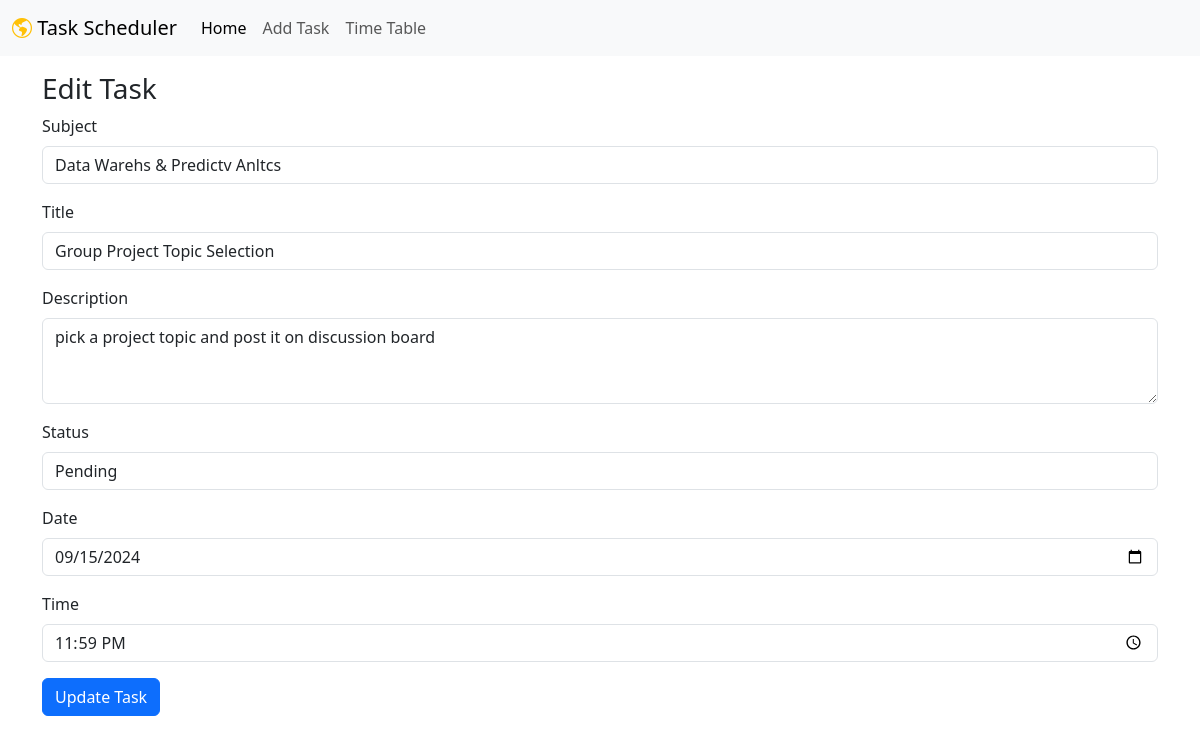
The app's page /edit/1, older data.
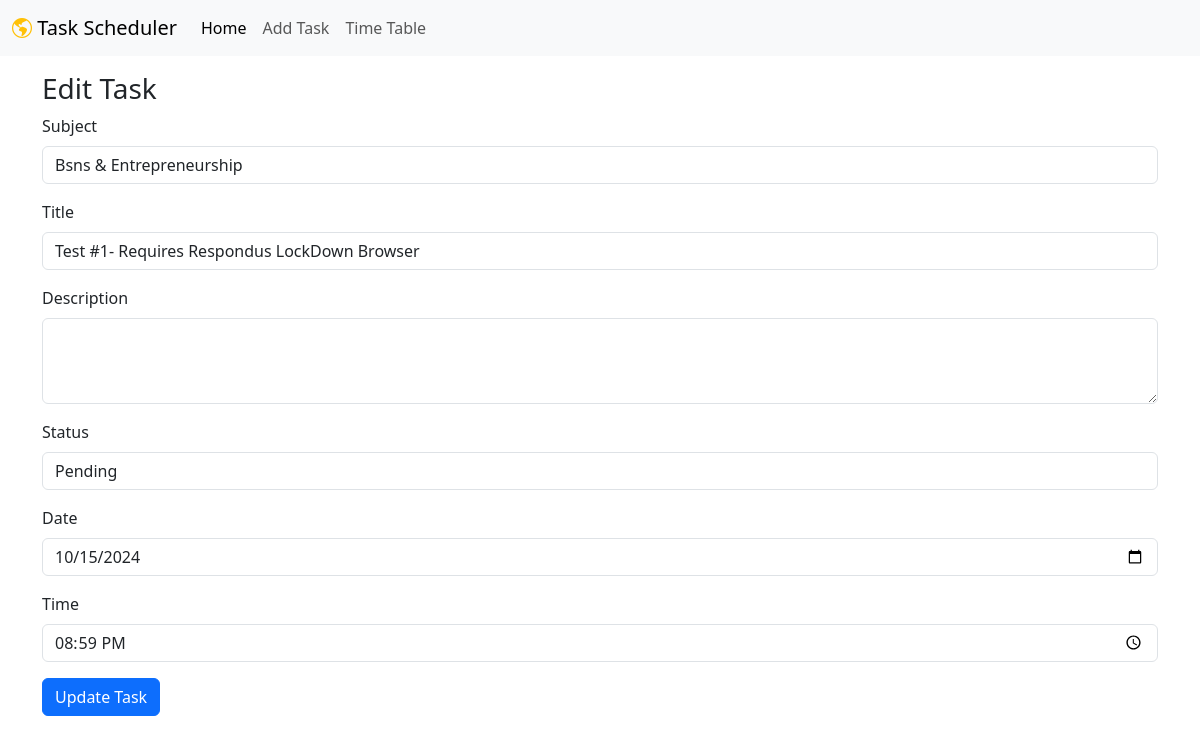
The same page, newer data.
### models.py (models this page shows)
class Task(Base):
    __tablename__ = "tasks"
    id = Column(Integer, primary_key=True)
    title = Column(String, index=True)
    description = Column(String, index=True)
    subject = Column(String, index=True)
    status = Column(String, index=True, default="pending")
    date = Column(Date, index=True, default=date.today)
    time = Column(Time, index=True, default=time(
        11, 59))  # Default to 00:00:00
    owner_id = Column(Integer, ForeignKey("users.id"))
    owner = relationship("User", back_populates="items")

### main.py (the view)
@app.get("/edit/{task_id}")
def edit_task_form(request: Request, task_id: int, db: Session = Depends(get_db)):
    task = db.query(models.Task).filter(models.Task.id == task_id).first()
    if not task:
        raise HTTPException(status_code=404, detail="Task not found")
    return templates.TemplateResponse("edit-task.html", {"request": request, "task": task})

### templates/edit-task.html (shortened to what this page needs)
{% include './shared/header.html' without context %}
<body>
  {% include './shared/navbar.html' without context %}
  <div class="container mt-3">
    <h3>Edit Task</h3>
    <form method="post" action="/edit/{{ task.id }}">
      <div class="mb-3">
        <label for="subject" class="form-label">Subject</label>
        <input type="text" class="form-control" id="subject" name="subject" value="{{ task.subject }}" required>
      </div>
      <div class="mb-3">
        <label for="title" class="form-label">Title</label>
        <input type="text" class="form-control" id="title" name="title" value="{{ task.title }}" required>
      </div>
      <div class="mb-3">
        <label for="description" class="form-label">Description</label>
        <textarea class="form-control" id="description" name="description" rows="3" required>{{ task.description }}</textarea>
      </div>
      <div class="mb-3">
        <label for="status" class="form-label">Status</label>
        <select class="form-control" id="status" name="status">
          <option value="pending" {% if task.status == "pending" %}selected{% endif %}>Pending</option>
        </select>
      </div>
      <div class="mb-3">
        <label for="date" class="form-label">Date</label>
        <input type="date" class="form-control" id="date" name="date" value="{{ task.date }}">
      </div>
      <div class="mb-3">
        <label for="time" class="form-label">Time</label>
        <input type="time" class="form-control" id="time" name="time" value="{{ task.time }}">
      </div>
      <button type="submit" class="btn btn-primary">Update Task</button>
    </form>
  </div>
  {% include './shared/footer.html' without context %}
</body>

Row changes from the older to the newer data that the page shows:
changed Task "Pending": subject "Data Warehs & Predictv Anltcs" → "Bsns & Entrepreneurship"; title "Group Project Topic Selection" → "Test #1- Requires Respondus LockDown Browser"; date "09/15/2024" → "10/15/2024"; time "23:59:00" → "20:59:00"; description "pick a project topic and post it on discussion board" → (not shown)
